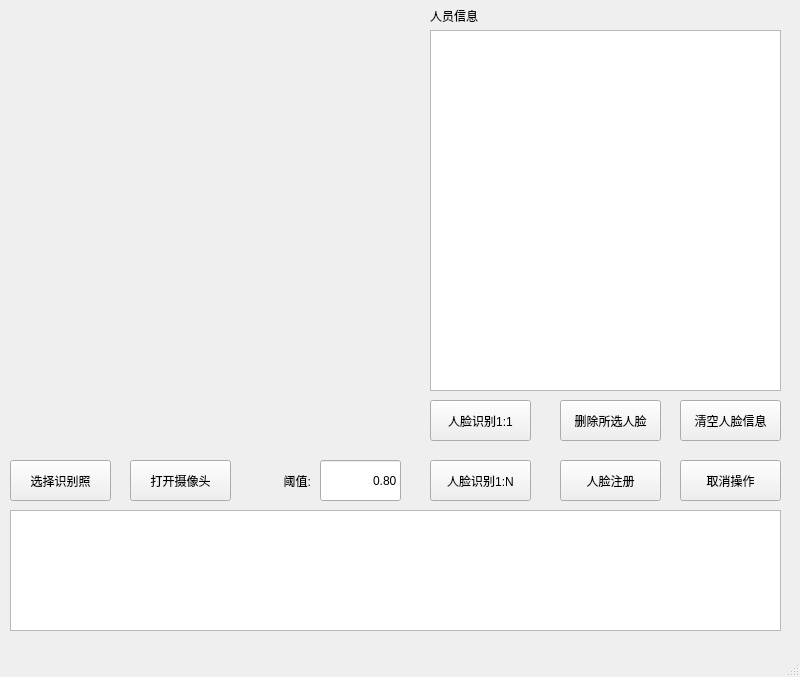
<?xml version="1.0" encoding="UTF-8"?>
<ui version="4.0">
 <class>MainWindow</class>
 <widget class="QMainWindow" name="MainWindow">
  <property name="geometry">
   <rect>
    <x>0</x>
    <y>0</y>
    <width>800</width>
    <height>677</height>
   </rect>
  </property>
  <property name="windowTitle">
   <string>MainWindow</string>
  </property>
  <widget class="QWidget" name="centralwidget">
   <widget class="QPushButton" name="pushButton">
    <property name="geometry">
     <rect>
      <x>10</x>
      <y>460</y>
      <width>101</width>
      <height>41</height>
     </rect>
    </property>
    <property name="text">
     <string>选择识别照</string>
    </property>
   </widget>
   <widget class="QLabel" name="label">
    <property name="geometry">
     <rect>
      <x>10</x>
      <y>10</y>
      <width>401</width>
      <height>431</height>
     </rect>
    </property>
    <property name="text">
     <string/>
    </property>
    <property name="alignment">
     <set>Qt::AlignCenter</set>
    </property>
   </widget>
   <widget class="QPushButton" name="pushButton_2">
    <property name="geometry">
     <rect>
      <x>130</x>
      <y>460</y>
      <width>101</width>
      <height>41</height>
     </rect>
    </property>
    <property name="text">
     <string>打开摄像头</string>
    </property>
   </widget>
   <widget class="QTextBrowser" name="textBrowser">
    <property name="geometry">
     <rect>
      <x>10</x>
      <y>510</y>
      <width>771</width>
      <height>121</height>
     </rect>
    </property>
   </widget>
   <widget class="QLineEdit" name="lineEdit">
    <property name="geometry">
     <rect>
      <x>320</x>
      <y>460</y>
      <width>81</width>
      <height>41</height>
     </rect>
    </property>
    <property name="text">
     <string>0.80</string>
    </property>
    <property name="alignment">
     <set>Qt::AlignRight|Qt::AlignTrailing|Qt::AlignVCenter</set>
    </property>
   </widget>
   <widget class="QLabel" name="label_2">
    <property name="geometry">
     <rect>
      <x>240</x>
      <y>460</y>
      <width>71</width>
      <height>41</height>
     </rect>
    </property>
    <property name="text">
     <string>阈值:</string>
    </property>
    <property name="alignment">
     <set>Qt::AlignRight|Qt::AlignTrailing|Qt::AlignVCenter</set>
    </property>
   </widget>
   <widget class="QPushButton" name="pushButton_3">
    <property name="geometry">
     <rect>
      <x>430</x>
      <y>460</y>
      <width>101</width>
      <height>41</height>
     </rect>
    </property>
    <property name="text">
     <string>人脸识别1:N</string>
    </property>
   </widget>
   <widget class="QPushButton" name="pushButton_4">
    <property name="geometry">
     <rect>
      <x>560</x>
      <y>460</y>
      <width>101</width>
      <height>41</height>
     </rect>
    </property>
    <property name="text">
     <string>人脸注册</string>
    </property>
   </widget>
   <widget class="QTableView" name="tableView">
    <property name="geometry">
     <rect>
      <x>430</x>
      <y>30</y>
      <width>351</width>
      <height>361</height>
     </rect>
    </property>
   </widget>
   <widget class="QPushButton" name="pushButton_5">
    <property name="geometry">
     <rect>
      <x>430</x>
      <y>400</y>
      <width>101</width>
      <height>41</height>
     </rect>
    </property>
    <property name="text">
     <string>人脸识别1:1</string>
    </property>
   </widget>
   <widget class="QPushButton" name="pushButton_6">
    <property name="geometry">
     <rect>
      <x>560</x>
      <y>400</y>
      <width>101</width>
      <height>41</height>
     </rect>
    </property>
    <property name="text">
     <string>删除所选人脸</string>
    </property>
   </widget>
   <widget class="QPushButton" name="pushButton_7">
    <property name="geometry">
     <rect>
      <x>680</x>
      <y>400</y>
      <width>101</width>
      <height>41</height>
     </rect>
    </property>
    <property name="text">
     <string>清空人脸信息</string>
    </property>
   </widget>
   <widget class="QPushButton" name="pushButton_8">
    <property name="geometry">
     <rect>
      <x>680</x>
      <y>460</y>
      <width>101</width>
      <height>41</height>
     </rect>
    </property>
    <property name="text">
     <string>取消操作</string>
    </property>
   </widget>
   <widget class="QLabel" name="label_3">
    <property name="geometry">
     <rect>
      <x>430</x>
      <y>0</y>
      <width>351</width>
      <height>31</height>
     </rect>
    </property>
    <property name="text">
     <string>人员信息</string>
    </property>
   </widget>
  </widget>
  <widget class="QMenuBar" name="menubar">
   <property name="geometry">
    <rect>
     <x>0</x>
     <y>0</y>
     <width>800</width>
     <height>23</height>
    </rect>
   </property>
  </widget>
  <widget class="QStatusBar" name="statusbar"/>
 </widget>
 <resources/>
 <connections/>
</ui>
